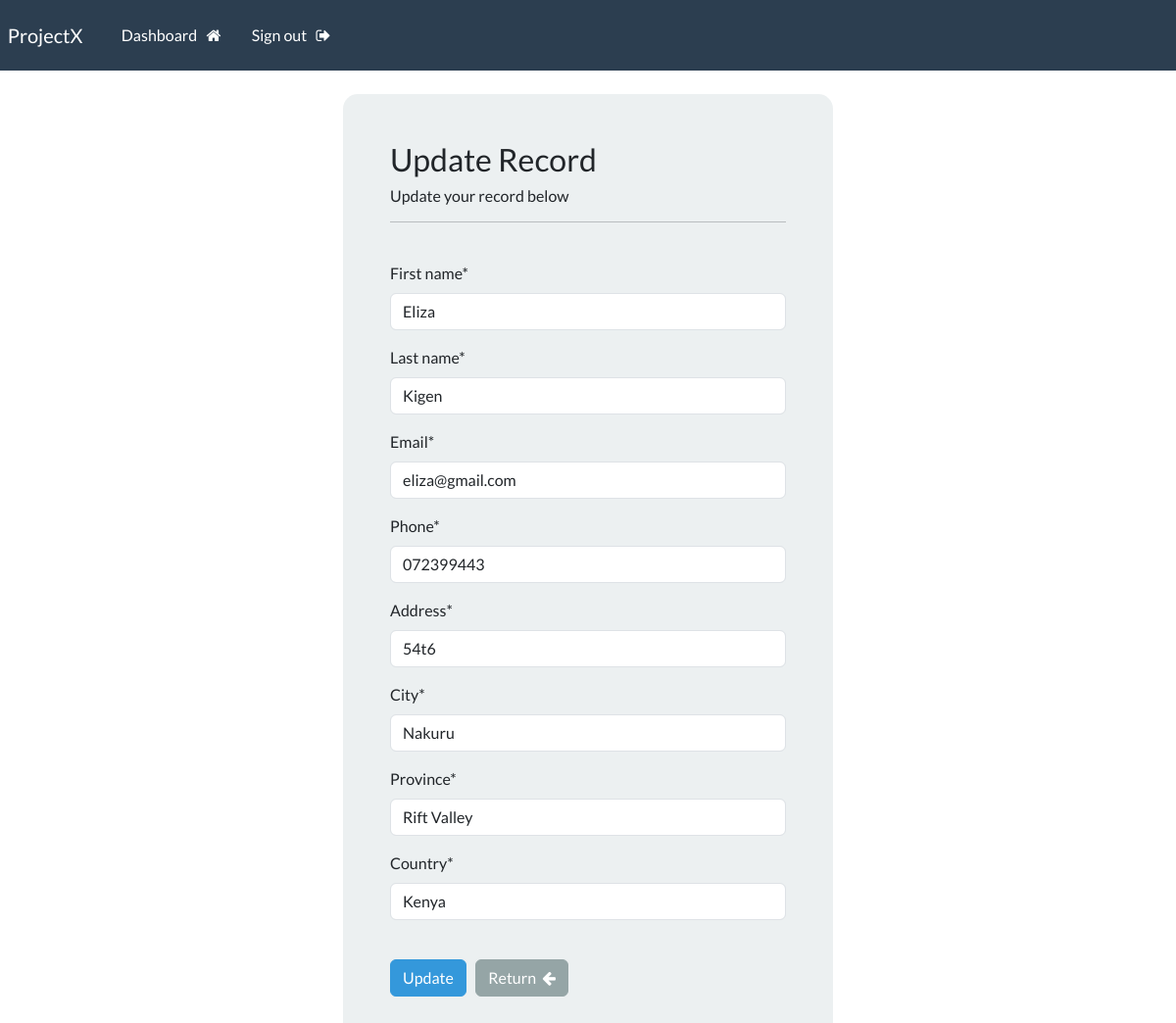
/update-record/6 (signed in), run on the app's committed database.
### crm_app/models.py (models this page shows, shortened)
class Record(models.Model):
    date_joined = models.DateTimeField(default=timezone.now)
    first_name = models.CharField(max_length=100)
    last_name = models.CharField(max_length=100)
    email = models.CharField(max_length=255)
    phone = models.CharField(max_length=20)
    address = models.CharField(max_length=300)
    city = models.CharField(max_length=255)
    province = models.CharField(max_length=200)
    country = models.CharField(max_length=125)

### crm_app/views.py (the view)
# urls.py: path('update-record/<int:pk>', views.update_record, name='update-record'),
@login_required(login_url='login')
def update_record(request,pk):
    record = Record.objects.get(id=pk)
    form = UpdateRecordForm(instance=record)
    if request.method == 'POST':
        form = UpdateRecordForm(request.POST, instance=record)
        if form.is_valid():
            form.save()
            messages.success(request, "Record updated")
            return redirect("dashboard")
    context = {'form':form}
    return render(request, 'crm_app/update-record.html',context=context)

### crm_app/forms.py
class UpdateRecordForm(forms.ModelForm):
    class Meta:
        model = Record
        fields = ['first_name', 'last_name', 'email', 'phone','address','city','province','country']

### crm_app/templates/crm_app/update-record.html (shortened to what this page needs)
{% extends 'crm_app/base.html' %}
{% load crispy_forms_tags %}
{% block content %}
<body>
<div class="container bg-light shadow-md p-5 form-layout">
    <h3> Update Record </h3>
    <h6>Update your record below</h6>
    <hr>
    <br>
    <form method="POST" autocomplete="off">
        {{ form|crispy }}
        <br>
        <button type="submit" class="btn btn-info" >Update</button>
        <a href="{% url 'dashboard' %}" class="btn btn-secondary" >Return &nbsp;<i class="fa fa-arrow-left" aria-hidden="true"></i> </a>
    </form>
</body>
{% endblock content  %}

### static/css/style.css (style rules this page uses)
.form-layout { border-radius: 15px; width: 500px; }

### data on the page
Record: first_name "Eliza", last_name "Kigen", email "eliza@gmail.com", phone "072399443", address "54t6", city "Nakuru", province "Rift Valley", country "Kenya"
